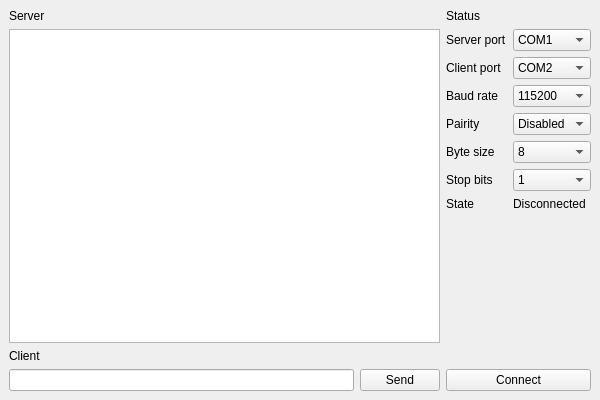
<?xml version="1.0" encoding="UTF-8"?>
<ui version="4.0">
 <class>MainWindow</class>
 <widget class="QMainWindow" name="MainWindow">
  <property name="geometry">
   <rect>
    <x>0</x>
    <y>0</y>
    <width>600</width>
    <height>400</height>
   </rect>
  </property>
  <property name="minimumSize">
   <size>
    <width>600</width>
    <height>400</height>
   </size>
  </property>
  <property name="windowTitle">
   <string>Serial Communicator</string>
  </property>
  <property name="unifiedTitleAndToolBarOnMac">
   <bool>false</bool>
  </property>
  <widget class="QWidget" name="centralwidget">
   <layout class="QGridLayout" name="gridLayout">
    <item row="2" column="0">
     <widget class="QLabel" name="label_2">
      <property name="text">
       <string>Client</string>
      </property>
     </widget>
    </item>
    <item row="0" column="0">
     <widget class="QLabel" name="label">
      <property name="text">
       <string>Server</string>
      </property>
     </widget>
    </item>
    <item row="3" column="0">
     <widget class="QLineEdit" name="clientInputView"/>
    </item>
    <item row="0" column="2">
     <widget class="QLabel" name="label_3">
      <property name="text">
       <string>Status</string>
      </property>
     </widget>
    </item>
    <item row="3" column="1">
     <widget class="QPushButton" name="sendButton">
      <property name="text">
       <string>Send</string>
      </property>
     </widget>
    </item>
    <item row="1" column="0" colspan="2">
     <widget class="QListWidget" name="serverOutputView"/>
    </item>
    <item row="1" column="2">
     <layout class="QFormLayout" name="formLayout">
      <item row="0" column="0">
       <widget class="QLabel" name="label_4">
        <property name="text">
         <string>Server port</string>
        </property>
       </widget>
      </item>
      <item row="1" column="0">
       <widget class="QLabel" name="label_5">
        <property name="text">
         <string>Client port</string>
        </property>
       </widget>
      </item>
      <item row="2" column="0">
       <widget class="QLabel" name="label_6">
        <property name="text">
         <string>Baud rate</string>
        </property>
       </widget>
      </item>
      <item row="3" column="0">
       <widget class="QLabel" name="label_7">
        <property name="text">
         <string>Pairity</string>
        </property>
       </widget>
      </item>
      <item row="4" column="0">
       <widget class="QLabel" name="label_8">
        <property name="text">
         <string>Byte size</string>
        </property>
       </widget>
      </item>
      <item row="6" column="0">
       <widget class="QLabel" name="label_10">
        <property name="text">
         <string>State</string>
        </property>
       </widget>
      </item>
      <item row="5" column="0">
       <widget class="QLabel" name="label_9">
        <property name="text">
         <string>Stop bits</string>
        </property>
       </widget>
      </item>
      <item row="0" column="1">
       <widget class="QComboBox" name="serverPort">
        <item>
         <property name="text">
          <string>COM1</string>
         </property>
        </item>
        <item>
         <property name="text">
          <string>COM2</string>
         </property>
        </item>
        <item>
         <property name="text">
          <string>COM3</string>
         </property>
        </item>
        <item>
         <property name="text">
          <string>COM4</string>
         </property>
        </item>
       </widget>
      </item>
      <item row="1" column="1">
       <widget class="QComboBox" name="clientPort">
        <property name="currentIndex">
         <number>1</number>
        </property>
        <item>
         <property name="text">
          <string>COM1</string>
         </property>
        </item>
        <item>
         <property name="text">
          <string>COM2</string>
         </property>
        </item>
        <item>
         <property name="text">
          <string>COM3</string>
         </property>
        </item>
        <item>
         <property name="text">
          <string>COM4</string>
         </property>
        </item>
       </widget>
      </item>
      <item row="2" column="1">
       <widget class="QComboBox" name="baudRate">
        <property name="currentIndex">
         <number>10</number>
        </property>
        <item>
         <property name="text">
          <string>1</string>
         </property>
        </item>
        <item>
         <property name="text">
          <string>75</string>
         </property>
        </item>
        <item>
         <property name="text">
          <string>110</string>
         </property>
        </item>
        <item>
         <property name="text">
          <string>150</string>
         </property>
        </item>
        <item>
         <property name="text">
          <string>1200</string>
         </property>
        </item>
        <item>
         <property name="text">
          <string>2400</string>
         </property>
        </item>
        <item>
         <property name="text">
          <string>7200</string>
         </property>
        </item>
        <item>
         <property name="text">
          <string>9600</string>
         </property>
        </item>
        <item>
         <property name="text">
          <string>19200</string>
         </property>
        </item>
        <item>
         <property name="text">
          <string>38400</string>
         </property>
        </item>
        <item>
         <property name="text">
          <string>115200</string>
         </property>
        </item>
       </widget>
      </item>
      <item row="3" column="1">
       <widget class="QComboBox" name="pairity">
        <item>
         <property name="text">
          <string>Disabled</string>
         </property>
        </item>
        <item>
         <property name="text">
          <string>Odd</string>
         </property>
        </item>
        <item>
         <property name="text">
          <string>Even</string>
         </property>
        </item>
       </widget>
      </item>
      <item row="4" column="1">
       <widget class="QComboBox" name="byteSize">
        <item>
         <property name="text">
          <string>8</string>
         </property>
        </item>
        <item>
         <property name="text">
          <string>7</string>
         </property>
        </item>
        <item>
         <property name="text">
          <string>6</string>
         </property>
        </item>
        <item>
         <property name="text">
          <string>5</string>
         </property>
        </item>
       </widget>
      </item>
      <item row="5" column="1">
       <widget class="QComboBox" name="stopBits">
        <item>
         <property name="text">
          <string>1</string>
         </property>
        </item>
        <item>
         <property name="text">
          <string>1.5</string>
         </property>
        </item>
        <item>
         <property name="text">
          <string>2</string>
         </property>
        </item>
       </widget>
      </item>
      <item row="6" column="1">
       <widget class="QLabel" name="stateView_2">
        <property name="text">
         <string>Disconnected</string>
        </property>
       </widget>
      </item>
     </layout>
    </item>
    <item row="3" column="2">
     <widget class="QPushButton" name="connectButton">
      <property name="text">
       <string>Connect</string>
      </property>
     </widget>
    </item>
   </layout>
  </widget>
 </widget>
 <resources/>
 <connections/>
</ui>
